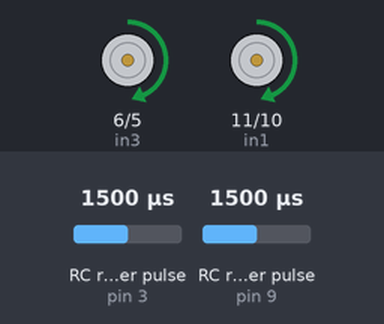
A sketch run on a simulated Arduino Uno, built with avr-gcc and run on an emulated ATmega328P. On the bench: motor-driver pin pairs drawn as motors (green arrow = first pin HIGH = forward, orange = second pin HIGH = backward, longer = more drive). Wiring (inferred from the names in the program): 2 × RC receiver channel: data pin 3 / data pin 9. The inputs (shaded band) are chosen by the test bench; at power-on: RC receiver pulse (sensors on pin 3, pin 9) 1500 µs.

Above: at 1.2 s.
1.3 s: RC receiver pulse (sensor on pin 3) set to 1020 µs
At 1.9 s:
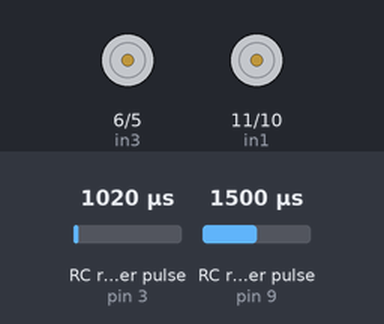
2.8 s: RC receiver pulse (sensor on pin 9) set to 1020 µs
At 3.7 s:
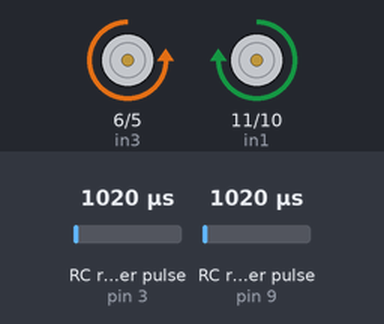
4.3 s: RC receiver pulse (sensor on pin 3) set to 1250 µs
At 5.4 s:
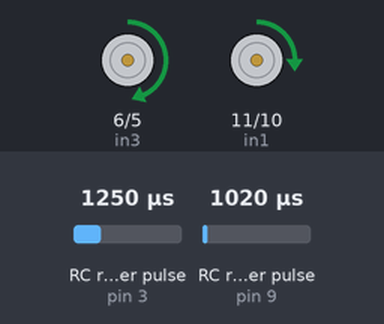
5.8 s: RC receiver pulse (sensor on pin 3) set to 1500 µs
At 6.5 s:
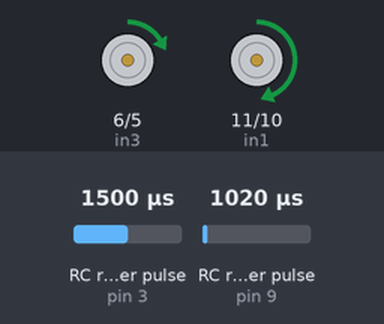
7.3 s: RC receiver pulse (sensor on pin 9) set to 1750 µs
At 8.4 s:
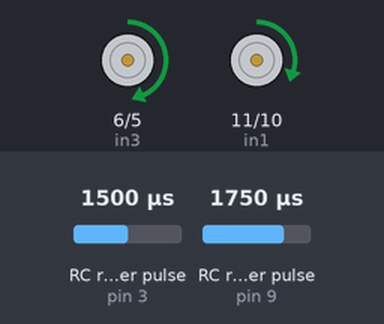
8.8 s: RC receiver pulse (sensor on pin 3) set to 1750 µs
At 10.0 s:
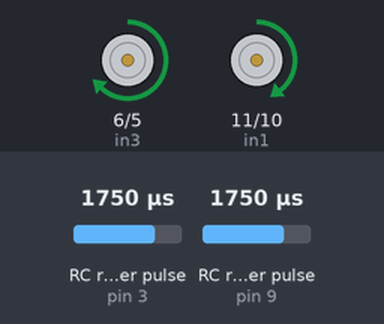
Timing chart, 0 to 11.3 s (numbered marks = the images above; inputs shaded):
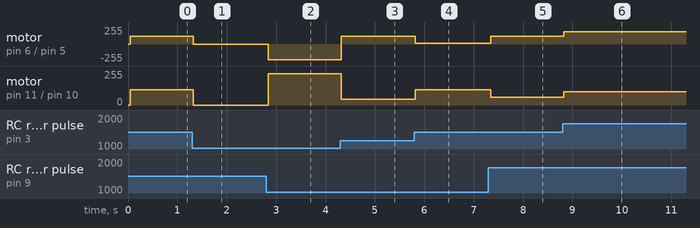

The sketch:

rc-input.ino
```cpp
#define LOG false

static const int in1 = 11, in2 = 10, in3 = 6, in4 = 5, r_throttle = 3, r_rudder = 9; //motor and throttle pin initalizition
int r_rudderPulse = 0; float turnRatio = 0.0, throttleRatio; // 990-1970 range, ~1470-1490 is no turning, add buffer
int rd_lowBound = 980, rd_highBound = 2007, rd_lowThreshold = 1480, rd_highThreshold = 1500, rd_buffer = 20; // pulse bounding range and threshold for no turning + buffer
int r_throttlePulse = 0, motor_pwm = 0; // pin 3 and 0 duration default

void setup() {

  Serial.begin(9600);
  // motor pins
  pinMode(in1, OUTPUT);
  pinMode(in2, OUTPUT);
  pinMode(in3, OUTPUT);
  pinMode(in4, OUTPUT);

  // controller pins
  pinMode(r_throttle, INPUT);
  pinMode(r_rudder, INPUT);

  // ensure motors are off
  digitalWrite(in1, LOW);
  digitalWrite(in2, LOW);
  digitalWrite(in3, LOW);
  digitalWrite(in4, LOW);

  // ensure recieving signal
  digitalWrite(r_throttle, HIGH);
  digitalWrite(r_rudder, HIGH);
}

void LogSerial(String text, int value) {
  if(LOG){
    Serial.print(text);
    Serial.println(value);
  }
}
void LogSerial(String text, float value) {
  if(LOG){
    Serial.print(text);
    Serial.println(value);
  }
}

void loop() {
  // put your main code here, to run repeatedly:
  // delay(250);
  r_rudderPulse = pulseIn(r_rudder, HIGH);
  r_throttlePulse = pulseIn(r_throttle, HIGH);
  motor_pwm = map(r_throttlePulse, 1100, 2000, 0, 255);
  //LogSerial("rudder pulse: ", r_rudderPulse);

  if(r_rudderPulse > (rd_lowThreshold-rd_buffer) && r_rudderPulse < (rd_highThreshold + rd_buffer)) {
    turnRatio = 0.0f;
  } else if (r_rudderPulse < (rd_lowThreshold-rd_buffer)) {
    turnRatio = (float(r_rudderPulse-rd_lowBound)/float(rd_lowThreshold-rd_buffer-rd_lowBound));
  } else if (r_rudderPulse > (rd_highThreshold + rd_buffer)) {
    turnRatio = (float(r_rudderPulse-rd_highBound)/float(rd_lowThreshold-rd_buffer-rd_lowBound));
  }

  LogSerial("turn ratio: ", turnRatio);

  if(motor_pwm < 0)
     motor_pwm = 0;

  if (r_throttlePulse > 1100) {
  // LogSerial("pwm motor: ", motor_pwm);
    if (motor_pwm > 0) {
      if(turnRatio == 0.0f) {
        analogWrite(in1, motor_pwm);
        // LogSerial("in1 pwm: ", motor_pwm);
        analogWrite(in3, motor_pwm);
        // LogSerial("in3 pwm: ", motor_pwm);
        digitalWrite(in2, LOW);
        digitalWrite(in4, LOW);
      }
      else if (turnRatio > 0.0f) {
        analogWrite(in1, motor_pwm);
        // LogSerial("in1 pwm: ", motor_pwm);
        analogWrite(in3, int(motor_pwm * turnRatio));
        // LogSerial("in3 pwm: ", int(motor_pwm * turnRatio));
        digitalWrite(in2, LOW);
        digitalWrite(in4, LOW);
      }
      else if (turnRatio < 0.0f) {
        analogWrite(in1, int(motor_pwm * (-1.0*turnRatio)));
        // LogSerial("in1 pwm: ", int(motor_pwm * (-1.0*turnRatio)));
        analogWrite(in3, motor_pwm);
        // LogSerial("in3 pwm: ", motor_pwm);
        digitalWrite(in2, LOW);
        digitalWrite(in4, LOW);
      }
    }
  }
  else {
    if (turnRatio == 0.0f) {
      digitalWrite(in2, LOW);
      digitalWrite(in3, LOW);
      digitalWrite(in1, LOW);
      digitalWrite(in4, LOW);
    }
    else if (turnRatio > 0.0f) {
      analogWrite(in1, int(255 * (1.0 - turnRatio)));
      // LogSerial("in1 pwm: ", motor_pwm);
      analogWrite(in4, int(255 * (1.0 - turnRatio)));
      // LogSerial("in3 pwm: ", motor_pwm);
      digitalWrite(in2, LOW);
      digitalWrite(in3, LOW);
     }
      else if (turnRatio < 0.0f) {
        analogWrite(in2, int(255 * (1.0 + turnRatio)));
        // LogSerial("in1 pwm: ", motor_pwm);
        analogWrite(in3, int(255 * (1.0 + turnRatio)));
        // LogSerial("in3 pwm: ", motor_pwm);
        digitalWrite(in1, LOW);
        digitalWrite(in4, LOW);
     }
  }
}
```

Measured:
- after the input at 1.3 s, motor on pin 6 (in3) / pin 5 (in4), motor on pin 11 (in1) / pin 10 (in2): forward 113/255 → stopped at once
- after the input at 2.8 s, motor on pin 6 (in3) / pin 5 (in4): stopped → backward 233/255 at once; motor on pin 11 (in1) / pin 10 (in2): stopped → forward 233/255 at once
- after the input at 4.3 s, motor on pin 6 (in3) / pin 5 (in4): backward 233/255 → forward 113/255 at once; motor on pin 11 (in1) / pin 10 (in2): forward 233/255 → forward 42/255 at once
- after the input at 5.8 s, motor on pin 6 (in3) / pin 5 (in4): forward 113/255 → forward 9/255 at once; motor on pin 11 (in1) / pin 10 (in2): forward 42/255 → forward 113/255 at once
- after the input at 7.3 s, motor on pin 6 (in3) / pin 5 (in4): forward 9/255 → forward 113/255 at once; motor on pin 11 (in1) / pin 10 (in2): forward 113/255 → forward 60/255 at once
- after the input at 8.8 s, motor on pin 6 (in3) / pin 5 (in4): forward 113/255 → forward 184/255 at once; motor on pin 11 (in1) / pin 10 (in2): forward 60/255 → forward 98/255 at once
